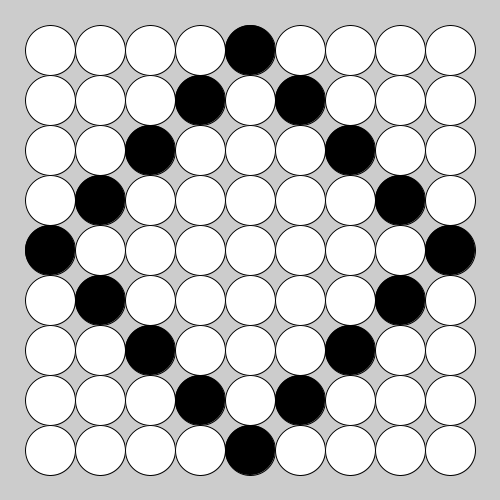
Frame 1 (no input)
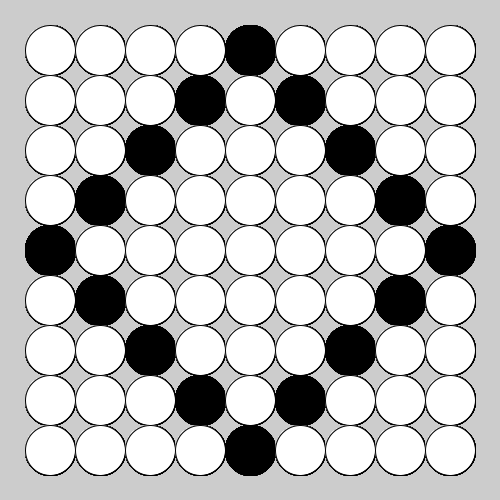
Frame 60 (the mouse pressed at the canvas centre just before this capture)
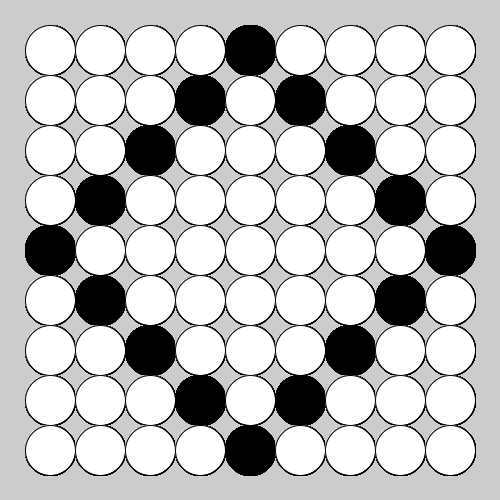
Frame 120 (the mouse held since frame 60 and released just before this capture)

The Processing sketch that drew these frames (run headless with seeded random() and noise(); from frame 60 on, the mouse is pressed at the canvas centre):

// Processing sketch: week04_6_simple_go_array
// ── week04_6_simple_go_array.pde
void setup(){
  size(500,500);
}
int [][] go ={
  {0,0,0,0,1,0,0,0,0}, 
  {0,0,0,1,0,1,0,0,0}, 
  {0,0,1,0,0,0,1,0,0},
  {0,1,0,0,0,0,0,1,0},
  {1,0,0,0,0,0,0,0,1},
  {0,1,0,0,0,0,0,1,0},
  {0,0,1,0,0,0,1,0,0},
  {0,0,0,1,0,1,0,0,0},
  {0,0,0,0,1,0,0,0,0},
};
void draw(){
 //用迴圈，畫出來很多圍棋
 for(int i=0; i<9; i++){
  for(int j=0; j<9; j++){
    if(go[i][j]==1) fill(0);
    else fill(255);
   ellipse(50+j*50, 50+i*50, 50, 50); 
  }
 }
}
